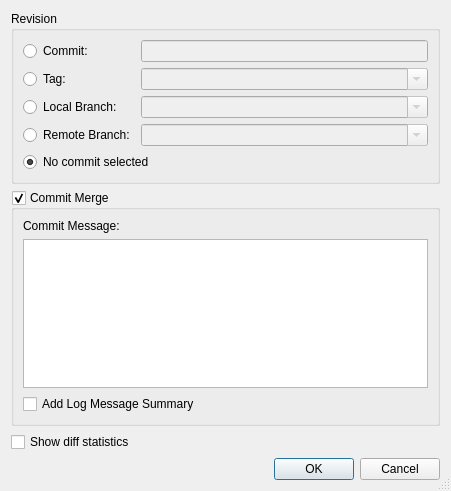
<?xml version="1.0" encoding="UTF-8"?>
<ui version="4.0">
 <class>GitMergeDialog</class>
 <widget class="QDialog" name="GitMergeDialog">
  <property name="geometry">
   <rect>
    <x>0</x>
    <y>0</y>
    <width>451</width>
    <height>491</height>
   </rect>
  </property>
  <property name="windowTitle">
   <string>Git Merge</string>
  </property>
  <property name="sizeGripEnabled">
   <bool>true</bool>
  </property>
  <layout class="QVBoxLayout" name="verticalLayout_2">
   <item>
    <widget class="QGroupBox" name="groupBox">
     <property name="title">
      <string>Revision</string>
     </property>
     <layout class="QGridLayout" name="gridLayout">
      <item row="0" column="0">
       <widget class="QRadioButton" name="idButton">
        <property name="toolTip">
         <string>Select to specify a revision by changeset id</string>
        </property>
        <property name="text">
         <string>Commit:</string>
        </property>
       </widget>
      </item>
      <item row="0" column="1">
       <widget class="QLineEdit" name="idEdit">
        <property name="enabled">
         <bool>false</bool>
        </property>
        <property name="toolTip">
         <string>Enter a commit id</string>
        </property>
       </widget>
      </item>
      <item row="1" column="0">
       <widget class="QRadioButton" name="tagButton">
        <property name="toolTip">
         <string>Select to specify a revision by a tag</string>
        </property>
        <property name="text">
         <string>Tag:</string>
        </property>
       </widget>
      </item>
      <item row="1" column="1">
       <widget class="QComboBox" name="tagCombo">
        <property name="enabled">
         <bool>false</bool>
        </property>
        <property name="toolTip">
         <string>Enter a tag name</string>
        </property>
        <property name="editable">
         <bool>true</bool>
        </property>
       </widget>
      </item>
      <item row="2" column="0">
       <widget class="QRadioButton" name="branchButton">
        <property name="toolTip">
         <string>Select to specify a revision by a local branch</string>
        </property>
        <property name="text">
         <string>Local Branch:</string>
        </property>
       </widget>
      </item>
      <item row="2" column="1">
       <widget class="QComboBox" name="branchCombo">
        <property name="enabled">
         <bool>false</bool>
        </property>
        <property name="toolTip">
         <string>Enter a local branch name</string>
        </property>
        <property name="editable">
         <bool>true</bool>
        </property>
       </widget>
      </item>
      <item row="3" column="0">
       <widget class="QRadioButton" name="remoteBranchButton">
        <property name="toolTip">
         <string>Select to specify a revision by a remote branch</string>
        </property>
        <property name="text">
         <string>Remote Branch:</string>
        </property>
       </widget>
      </item>
      <item row="3" column="1">
       <widget class="QComboBox" name="remoteBranchCombo">
        <property name="enabled">
         <bool>false</bool>
        </property>
        <property name="toolTip">
         <string>Enter a remote branch name</string>
        </property>
        <property name="editable">
         <bool>true</bool>
        </property>
       </widget>
      </item>
      <item row="4" column="0" colspan="2">
       <widget class="QRadioButton" name="noneButton">
        <property name="toolTip">
         <string>Select to not specify a specific revision</string>
        </property>
        <property name="text">
         <string>No commit selected</string>
        </property>
        <property name="checked">
         <bool>true</bool>
        </property>
       </widget>
      </item>
     </layout>
    </widget>
   </item>
   <item>
    <widget class="QGroupBox" name="commitGroupBox">
     <property name="toolTip">
      <string>Select to commit the merge</string>
     </property>
     <property name="title">
      <string>Commit Merge</string>
     </property>
     <property name="checkable">
      <bool>true</bool>
     </property>
     <layout class="QVBoxLayout" name="verticalLayout">
      <item>
       <widget class="QLabel" name="label">
        <property name="text">
         <string>Commit Message:</string>
        </property>
       </widget>
      </item>
      <item>
       <widget class="QPlainTextEdit" name="commitMessageEdit">
        <property name="toolTip">
         <string>Enter a message for the merge commit</string>
        </property>
        <property name="tabChangesFocus">
         <bool>true</bool>
        </property>
       </widget>
      </item>
      <item>
       <widget class="QCheckBox" name="addLogCheckBox">
        <property name="toolTip">
         <string>Select to append the log summaries of merged commits</string>
        </property>
        <property name="text">
         <string>Add Log Message Summary</string>
        </property>
       </widget>
      </item>
     </layout>
    </widget>
   </item>
   <item>
    <widget class="QCheckBox" name="diffstatCheckBox">
     <property name="toolTip">
      <string>Select to show diff statistics at the end of the merge</string>
     </property>
     <property name="text">
      <string>Show diff statistics</string>
     </property>
    </widget>
   </item>
   <item>
    <widget class="QDialogButtonBox" name="buttonBox">
     <property name="orientation">
      <enum>Qt::Horizontal</enum>
     </property>
     <property name="standardButtons">
      <set>QDialogButtonBox::Cancel|QDialogButtonBox::Ok</set>
     </property>
    </widget>
   </item>
  </layout>
 </widget>
 <tabstops>
  <tabstop>idButton</tabstop>
  <tabstop>idEdit</tabstop>
  <tabstop>tagButton</tabstop>
  <tabstop>tagCombo</tabstop>
  <tabstop>branchButton</tabstop>
  <tabstop>branchCombo</tabstop>
  <tabstop>remoteBranchButton</tabstop>
  <tabstop>remoteBranchCombo</tabstop>
  <tabstop>noneButton</tabstop>
  <tabstop>commitGroupBox</tabstop>
  <tabstop>commitMessageEdit</tabstop>
  <tabstop>addLogCheckBox</tabstop>
  <tabstop>diffstatCheckBox</tabstop>
 </tabstops>
 <resources/>
 <connections>
  <connection>
   <sender>buttonBox</sender>
   <signal>accepted()</signal>
   <receiver>GitMergeDialog</receiver>
   <slot>accept()</slot>
   <hints>
    <hint type="sourcelabel">
     <x>238</x>
     <y>480</y>
    </hint>
    <hint type="destinationlabel">
     <x>157</x>
     <y>274</y>
    </hint>
   </hints>
  </connection>
  <connection>
   <sender>buttonBox</sender>
   <signal>rejected()</signal>
   <receiver>GitMergeDialog</receiver>
   <slot>reject()</slot>
   <hints>
    <hint type="sourcelabel">
     <x>306</x>
     <y>480</y>
    </hint>
    <hint type="destinationlabel">
     <x>286</x>
     <y>274</y>
    </hint>
   </hints>
  </connection>
  <connection>
   <sender>idButton</sender>
   <signal>toggled(bool)</signal>
   <receiver>idEdit</receiver>
   <slot>setEnabled(bool)</slot>
   <hints>
    <hint type="sourcelabel">
     <x>80</x>
     <y>58</y>
    </hint>
    <hint type="destinationlabel">
     <x>285</x>
     <y>63</y>
    </hint>
   </hints>
  </connection>
  <connection>
   <sender>tagButton</sender>
   <signal>toggled(bool)</signal>
   <receiver>tagCombo</receiver>
   <slot>setEnabled(bool)</slot>
   <hints>
    <hint type="sourcelabel">
     <x>49</x>
     <y>89</y>
    </hint>
    <hint type="destinationlabel">
     <x>281</x>
     <y>92</y>
    </hint>
   </hints>
  </connection>
  <connection>
   <sender>branchButton</sender>
   <signal>toggled(bool)</signal>
   <receiver>branchCombo</receiver>
   <slot>setEnabled(bool)</slot>
   <hints>
    <hint type="sourcelabel">
     <x>101</x>
     <y>120</y>
    </hint>
    <hint type="destinationlabel">
     <x>278</x>
     <y>121</y>
    </hint>
   </hints>
  </connection>
  <connection>
   <sender>remoteBranchButton</sender>
   <signal>toggled(bool)</signal>
   <receiver>remoteBranchCombo</receiver>
   <slot>setEnabled(bool)</slot>
   <hints>
    <hint type="sourcelabel">
     <x>87</x>
     <y>138</y>
    </hint>
    <hint type="destinationlabel">
     <x>174</x>
     <y>139</y>
    </hint>
   </hints>
  </connection>
 </connections>
</ui>
